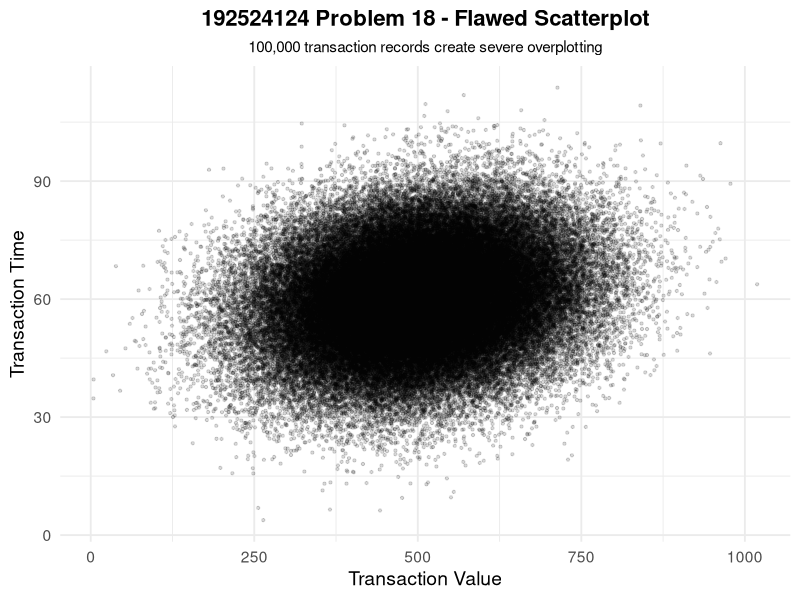
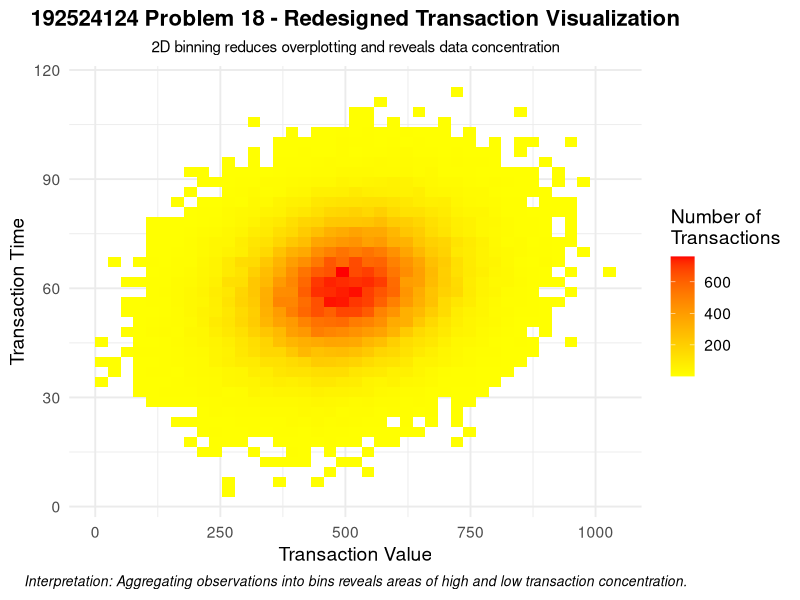

The R source for these figures, in order:
# Problem 18 - Overplotting and Redesign

library(ggplot2)

set.seed(123)

transactions <- data.frame(
  Transaction_Value = rnorm(
    100000,
    mean = 500,
    sd = 120
  ),
  Transaction_Time = rnorm(
    100000,
    mean = 50,
    sd = 12
  )
)

transactions$Transaction_Time <- 
  transactions$Transaction_Time +
  transactions$Transaction_Value * 0.02

ggplot(
  transactions,
  aes(
    x = Transaction_Value,
    y = Transaction_Time
  )
) +
  
  geom_point(
    color = "black",
    alpha = 0.15,
    size = 0.8
  ) +
  
  labs(
    title = "192524124 Problem 18 - Flawed Scatterplot",
    subtitle = "100,000 transaction records create severe overplotting",
    x = "Transaction Value",
    y = "Transaction Time"
  ) +
  
  theme_minimal(base_size = 14) +
  
  theme(
    plot.title = element_text(
      hjust = 0.5,
      face = "bold",
      size = 16
    ),
    plot.subtitle = element_text(
      hjust = 0.5,
      size = 11
    )
  )
ggplot(
  transactions,
  aes(
    x = Transaction_Value,
    y = Transaction_Time
  )
) +
  
  geom_bin2d(
    bins = 40
  ) +
  
  scale_fill_gradient(
    low = "yellow",
    high = "red"
  ) +
  
  labs(
    title = "192524124 Problem 18 - Redesigned Transaction Visualization",
    subtitle = "2D binning reduces overplotting and reveals data concentration",
    x = "Transaction Value",
    y = "Transaction Time",
    fill = "Number of\nTransactions",
    caption = "Interpretation: Aggregating observations into bins reveals areas of high and low transaction concentration."
  ) +
  
  theme_minimal(base_size = 14) +
  
  theme(
    plot.title = element_text(
      hjust = 0.5,
      face = "bold",
      size = 16
    ),
    plot.subtitle = element_text(
      hjust = 0.5,
      size = 11
    ),
    plot.caption = element_text(
      hjust = 0.5,
      face = "italic",
      size = 10
    )
  )
